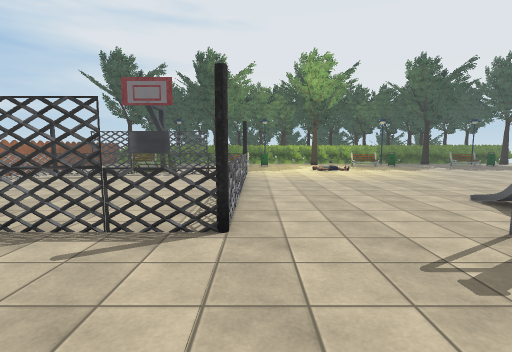
View 1 (above)

24 first-person views from a walk through a scene from a Unity 3-D project. The camera is 1.5 m above the floor, tilts 6° down and sees 85° across. The floor is counted in squares, 1 m on a side. Each view is taken from the middle of a square. On the plan, view 1 faces up. The plan holds only what a view shows up to about 14 squares ahead; the rest is blank. The place goes on beyond the plan. The player is left out. Some surface patterns are stand-ins.

View 2
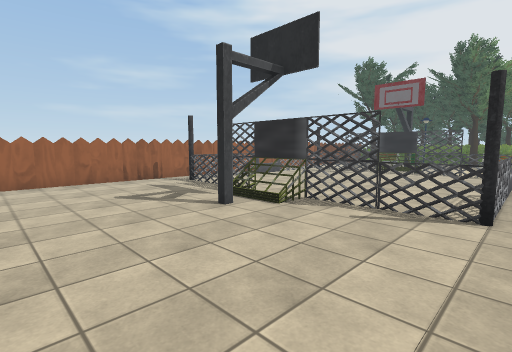

View 3
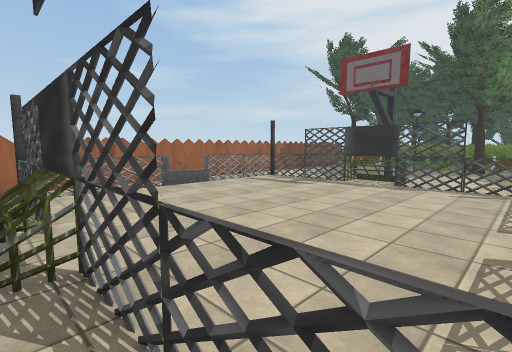

View 4
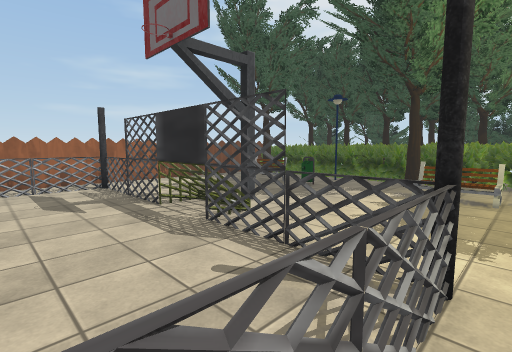

View 5
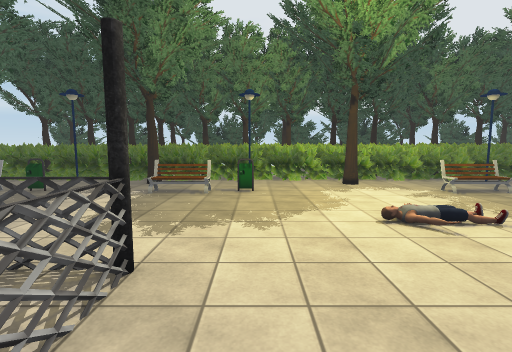

View 6
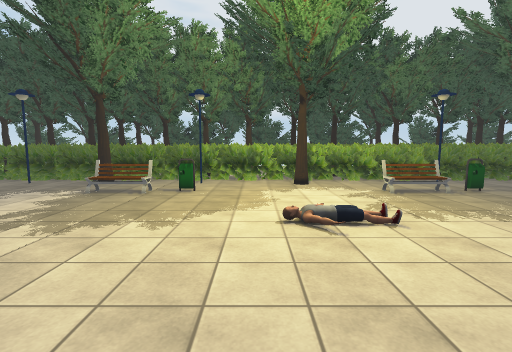

View 7
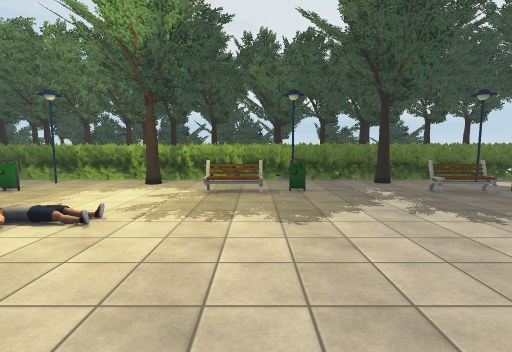

View 8
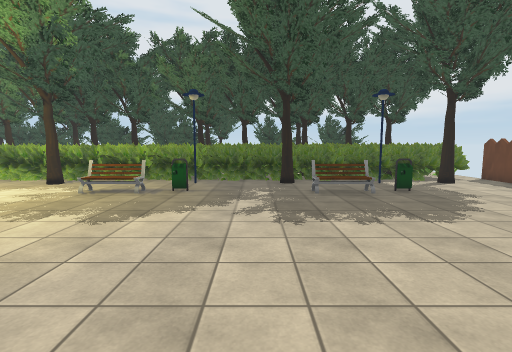

View 9
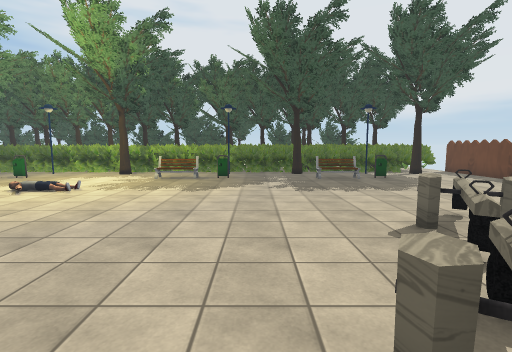

View 10
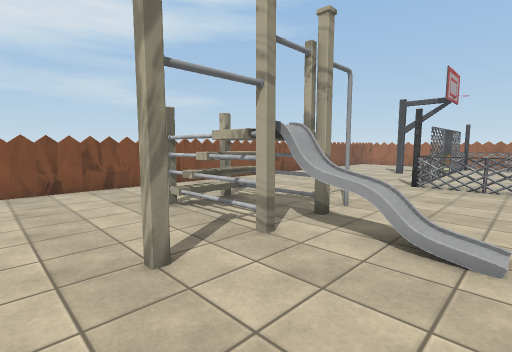

View 11
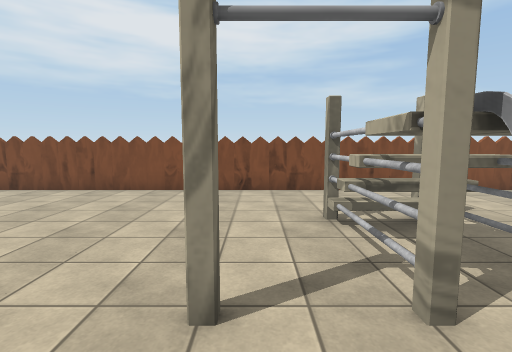

View 12
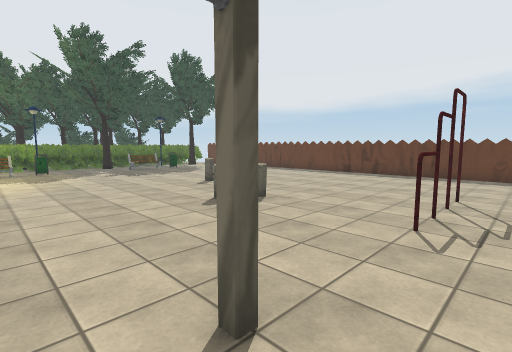

View 13
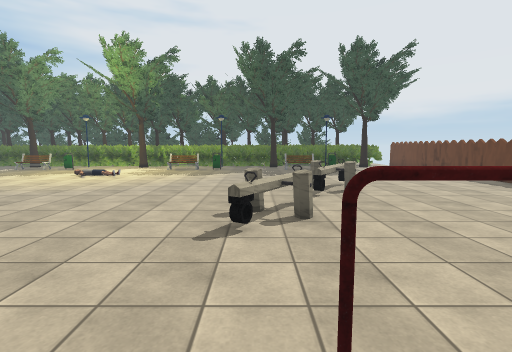

View 14
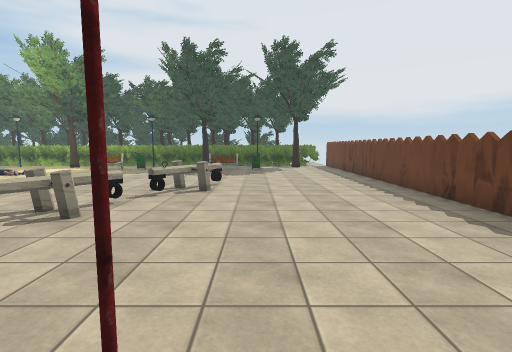

View 15
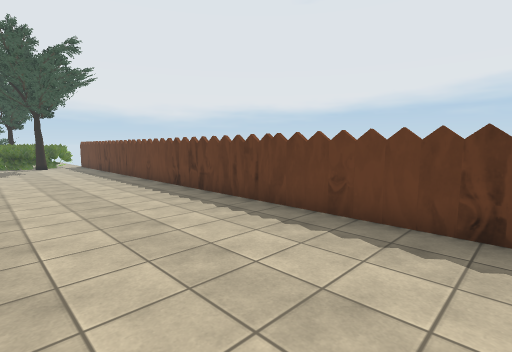

View 16
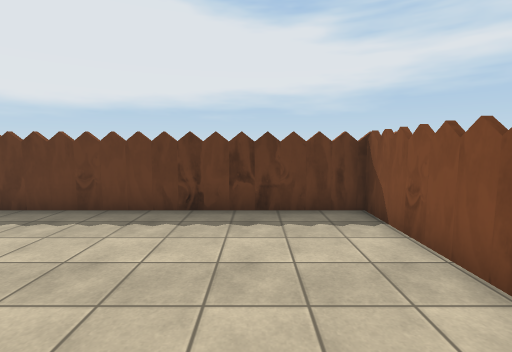

View 17
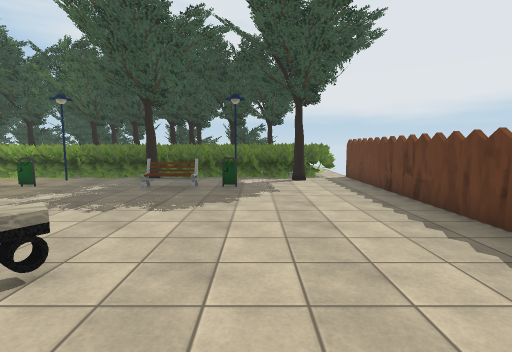

View 18
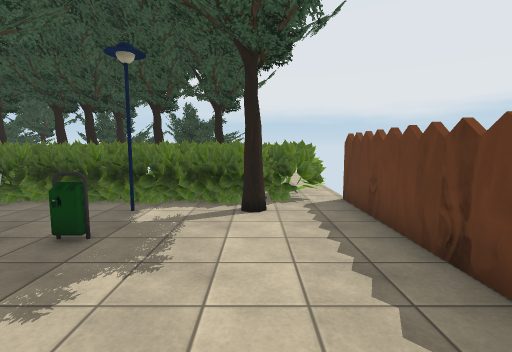

View 19
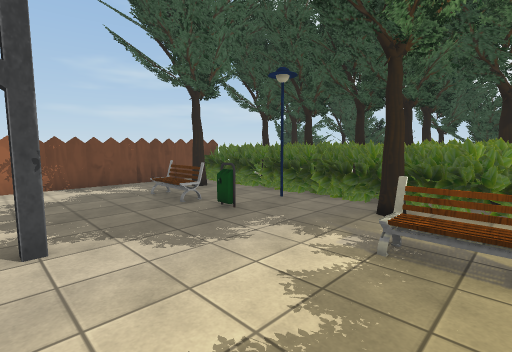

View 20
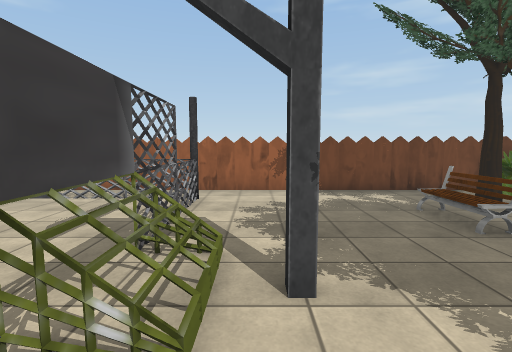

View 21
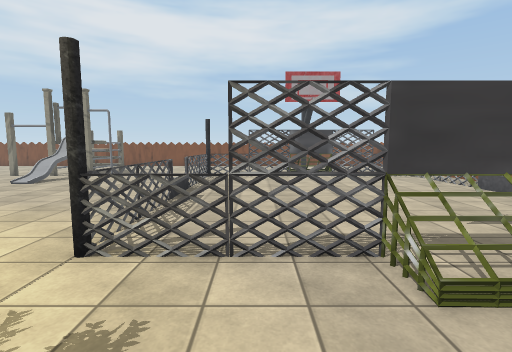

View 22
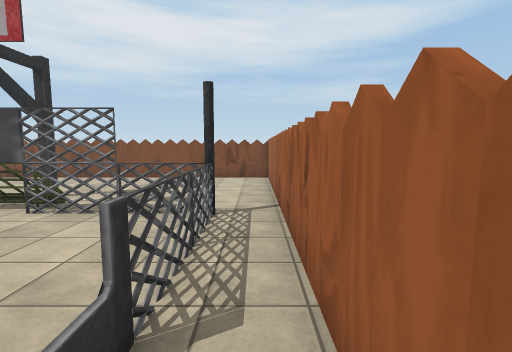

View 23
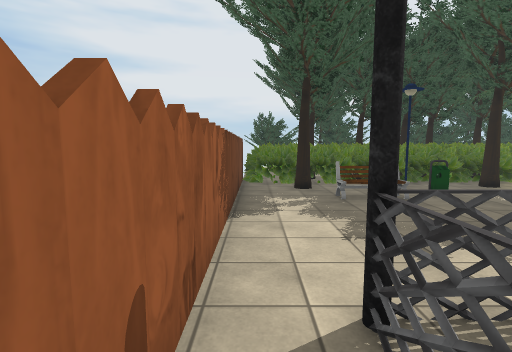

View 24
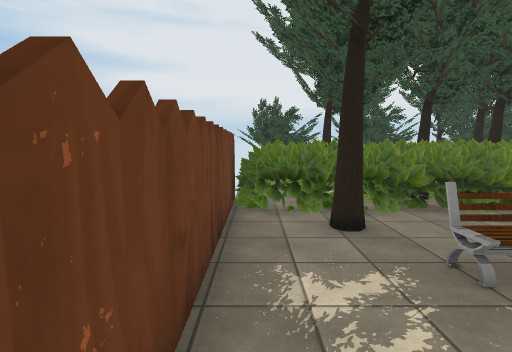

### Floor plan
Key: @ floor where view 1 was taken; # wall or solid block; x gap in a wall; . floor; = window, fence, low wall or low ledge; v drop or lower ground; B bench; T tree; O other object.
Columns run from 13 left of view 1 to 24 right of it. Each row starts with its distance up from view 1.
 27     OO                 OOT OT   OOOOO
 26 OOOOT TOTTOTOOOOTOT TO OOT OTOOT TOOO
 25 #OOOOOOOOOOOOOOOOOOOOOOOOOOOOOOOOOOOO#
 24 #OOOOOOOOOTOOOOOOOOOOOOOOOOTOOOOOOT .#
 23 #..T...O..T...O...T....OO......O..T..#
 22 =..........BB................ .......#
 21 #...OBOO...BB.O.....BOOOO...OOBO.....#
 20 #....................................#
 19 #....................................#
 18 #.................O..................#
 17 #.................O..................#
 16 #.....==v............................#
 15 #.#xxx####xx#........................#
 14 #.x.........x................OO......#
 13 #.x.........x...............OO.......#
 12 #.x.........x...............OO.......#
 11 #.x.........x...............O........#
 10 #.=.........=..............O.........#
  9 #.=.........x.............OO.........#
  8 #.x.........x.............O..........#
  7 #.x.........x........................#
  6 #.x.........x......vO................#
  5 #.#xxx####xx#......OO.O..............#
  4 #.....===.........OOO......#..#......#
  3 #.................OOO................#
  2 #.................OOO.......    .....#
  1 #..................OO........  ......#
  0 #............@................. .....#
 -1 #............  ................ .....#
 -2 #........... . ................ .....#
 -3 ######################################

Where each view was taken, in squares from view 1:
view 1: 0 up, 0 right, facing up
view 2: 2 down, 0 right, facing up-left
view 3: 4 up, 1 left, facing up-left
view 4: 12 up, 0 right, facing up-left
view 5: 12 up, 1 right, facing up
view 6: 12 up, 3 right, facing up
view 7: 12 up, 9 right, facing up
view 8: 12 up, 13 right, facing up
view 9: 8 up, 12 right, facing up
view 10: 8 up, 11 right, facing down-left
view 11: 7 up, 9 right, facing down
view 12: 3 up, 8 right, facing up-right
view 13: 3 up, 13 right, facing up
view 14: 3 up, 18 right, facing up
view 15: 1 up, 18 right, facing up-right
view 16: 0 up, 17 right, facing right
view 17: 11 up, 19 right, facing up
view 18: 17 up, 21 right, facing up
view 19: 17 up, 1 left, facing up-left
view 20: 17 up, 3 left, facing left
view 21: 19 up, 3 left, facing down
view 22: 11 up, 12 left, facing down
view 23: 13 up, 12 left, facing up
view 24: 18 up, 12 left, facing up
